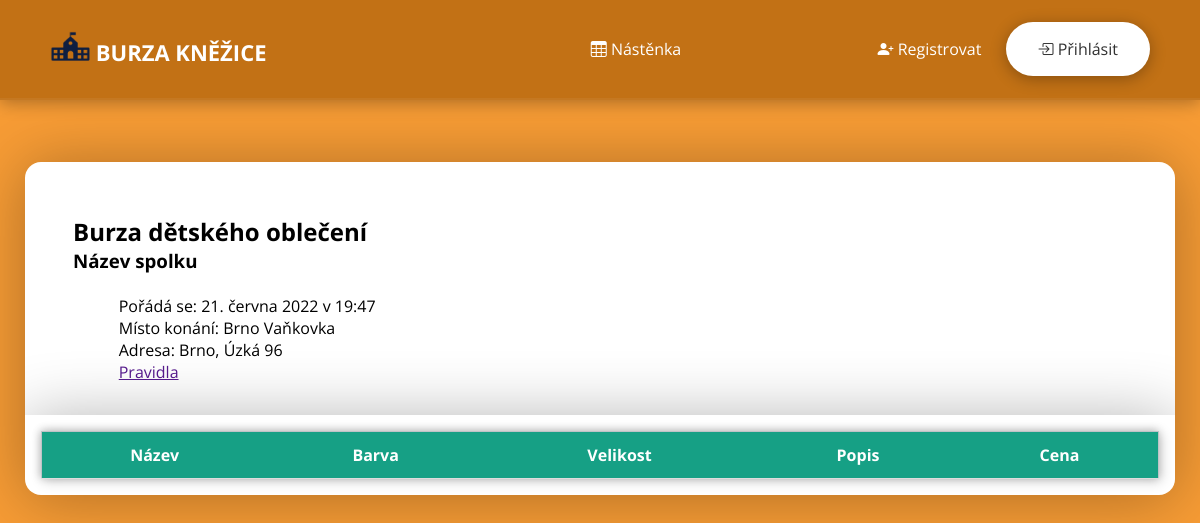
Before: / with the older database file.
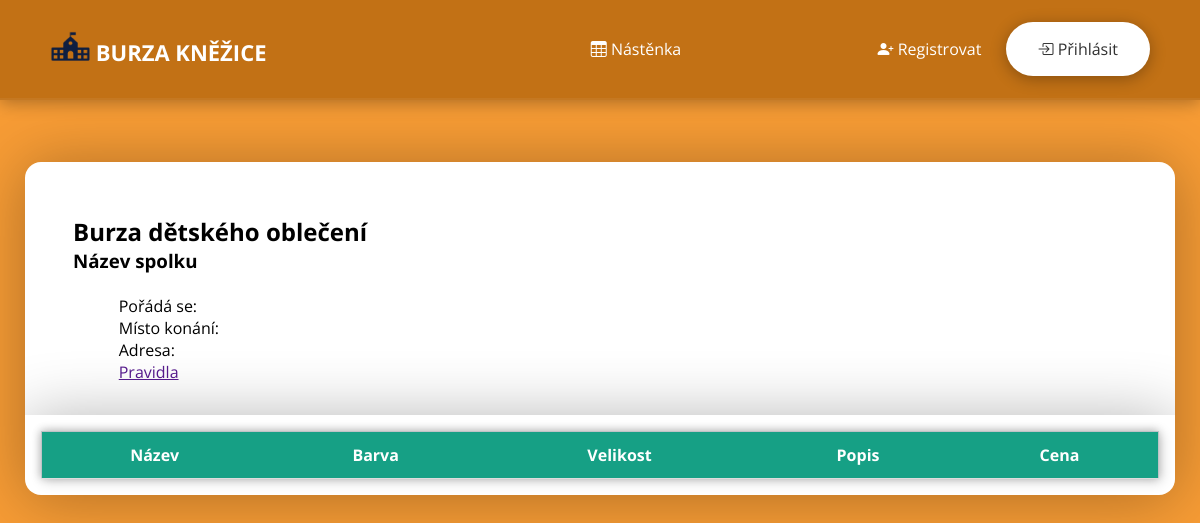
After: the same page with the newer database file.
### web/models.py (models this page shows)
class Burza(db.Model):
    id = db.Column(db.Integer, primary_key=True)
    date = db.Column(db.String(150))
    place = db.Column(db.String(150))
    adress = db.Column(db.String(150))
    xLoc = db.Column(db.String(30))
    yLoc = db.Column(db.String(30))
    numItem = db.Column(db.Integer)
    numSeller = db.Column(db.Integer)
    numSellItem = db.Column(db.Integer)
    TotalProfit = db.Column(db.Integer)

### web/views.py (the view)
@views.route("/")
def home():
    info = Burza.query.all()
    best = 0
    for i in info:
        if best < i.id:
            best = i.id
    info = Burza.query.filter_by(id = best).first()
    posts = Post.query.all()
    posts.reverse()
    for i in posts:
        if i.status:
            posts.remove(i)
    posts = posts[:15]
    return render_template("main_page.html", user=current_user, posts=posts, info = info)

### web/flash_toastr/__init__.py (called while the page is built)
    @staticmethod
    def include_toastr_js(version=None, js_filename=None):
        if version is None:
            version = current_app.config.get('TOASTR_VERSION')
        if js_filename is None:
            js_filename = current_app.config.get('TOASTR_JS_FILENAME')
        js = '<script src="//cdnjs.cloudflare.com/ajax/libs/' \
             'toastr.js/{0}/{1}"></script>\n'.format(version, js_filename)
        return Markup(js)

    @staticmethod
    def include_toastr_css(version=None, css_filename=None):
        if version is None:
            version = current_app.config.get('TOASTR_VERSION')
        if css_filename is None:
            css_filename = current_app.config.get('TOASTR_CSS_FILENAME')
        css = '<link href="//cdnjs.cloudflare.com/ajax/libs/' \
              'toastr.js/{0}/{1}" rel="stylesheet" />\n'.format(
                version,
                css_filename
                )
        if current_app.config.get('TOASTR_OPACITY'):
            return Markup(css)
        else:
            return Markup('''
<style type = text/css>
  #toast-container>div {
    opacity: 1 !important;
  }
</style> {0}'''.format(css))

    @staticmethod
    def include_jquery(version=None):
        if version is None:
            version = current_app.config.get('TOASTR_JQUERY_VERSION')
        js = ('<script src="//code.jquery.com/' +
              'jquery-{0}.min.js"></script>'.format(version))
        return Markup(js)

    @staticmethod
    def context_processor():
        return {'toastr': current_app.extensions['toastr']}

### web/templates/main_page.html (shortened to what this page needs)
{% extends "base.html" %}
{% block content %}
<div id = "container-info">
    <div class = "inline">
        <div id = "text_block">
            <h2>Burza dětského oblečení</h2>
            <h3>Název spolku</h3><br>
            <p class = "tabulator">Pořádá se: {{info.date}}<br>
            Místo konání: {{info.place}}<br>
            Adresa: {{info.adress}}<br>
            <a href = "">Pravidla</a>
            </p>
        </div>
    </div>
    <div class = "inline">
        <div id = "googleMap"></div>
    </div>
</div>
<div class="container-table">
    <table id='table'>
        <tr id="head">
            <th>Název</th>
            <th>Barva</th>
            <th>Velikost</th>
            <th>Popis</th>
            <th>Cena</th>
        </tr>
    </table>
</div>
{% endblock %}

### web/templates/base.html (shortened to what this page needs)
<!doctype html>
<html lang="cz">
    <link rel="stylesheet"
      href="https://cdn.jsdelivr.net/npm/bootstrap-icons@1.5.0/font/bootstrap-icons.css">
    <link rel = "stylesheet"
      href = "{{ url_for('static', filename='CSS/style.css') }}">
    <link rel="stylesheet"
      href="https://cdnjs.cloudflare.com/ajax/libs/font-awesome/4.7.0/css/font-awesome.min.css">
    {{ toastr.include_toastr_css() }}
  </head>
  <body>
    <header>
      <div class="container_navbar">
        <nav class="nav">
          <a href="{{ url_for('views.home') }}" class="logo">
            <img src="{{ url_for('static', filename='source/logo2.png') }}"
              alt=""
              width="40"
              height="30"
              class="d-inline-block align-text-middle">
              BURZA KNĚŽICE
          </a>
          <ul class="nav-list">
            <li>
              <a href="{{ url_for('views.home') }}" class="nav-link">
                <i class="bi bi-table"></i> Nástěnka
              </a>
            </li>
          </ul>
          <ul class="log-list">
            {% if user.is_authenticated %}
              <li>
                <a href="{{ url_for('views.profile', username=user.username) }}" class="nav-link">
                  <i class="bi bi-person-fill"></i> {{user.username}}
                </a>
              </li>
              <li>
                <a href="{{ url_for('auth.logout') }}" id="nav-cta">
                  <i class="bi bi-power"></i> Odhlásit
                </a>
              </li>
            {% else %}
              <li>
                <a href="{{ url_for('auth.signUp') }}" class="nav-link">
                  <i class="bi bi-person-plus-fill"></i> Registrovat
                </a>
              </li>
              <li>
                <a href="{{ url_for('auth.login') }}" id="nav-cta">
                  <i class="bi bi-box-arrow-in-right"></i> Přihlásit
                </a>
              </li>
            {% endif %}
          </ul>
        </nav>
      </div>
    </header>
    <div class="container-content">
      <div id = "left_block">
      </div>
      <div id = "middle_block">
        {% block content %}{% endblock %}
      </div>
    </div>
  </body>
</html>

### web/static/CSS/style.css (style rules this page uses)
* { box-sizing: border-box; }
body { background-color: #F79C35; font-family: 'Open Sans', sans-serif; display: flex; overflow-x: hidden; justify-content: center; min-height: 100vh; margin: 0; }
.container-content { margin-top: 100px; align-items: top; padding: 25px; }
*, *::before, *::after { margin: 0; padding: 0; box-sizing: border-box; }
header { width: 100%; position: fixed; top: 0; left: 0; transition: background-color .5s ease; z-index: 1000; }
.container_navbar { width: 100%; }
.nav { width: 100%; height: 100px; padding-left: 50px; padding-right: 50px; display: flex; align-items: center; justify-content: space-between; background-color: #c27115; box-shadow: 0 3px 1rem rgba(0,0,0,.3); border-bottom: 2px solid rgba(255,255,255,.05); transition: height .5s ease; }
.nav a { text-decoration: none; color: #fff; font-size: 16px; vertical-align: center; }
.nav .logo { font-size: 22px; font-weight: bold; vertical-align: center; transform: translateX(-100rem); animation: slideIn .5s forwards; }
.nav-list { list-style: none; display: flex; align-items: center; vertical-align: center; transform: translateX(100rem); animation: slideIn .5s forwards; }
.log-list { list-style: none; display: flex; align-items: right; vertical-align: center; transform: translateX(100rem); animation: slideIn .5s forwards; }
.log-list .nav-link { position: absolute; margin-top: 16px; margin-inline-start: -8rem; }
.nav-link { margin: 0 2rem; position: relative; }
.nav-link::after { content: ''; width: 100%; height: 2px; background-color: #fff; box-shadow: 0 3px 1rem rgba(0,0,0,.5); position: absolute; left: 0; bottom: -3px; transform: scaleX(0); transform-origin: left; transition: transform .5s ease; }
#nav-cta { display: inline-block; background-color: #fff; color: #313131; padding: 1rem 2rem; border-radius: 2rem; box-shadow: 0 3px 1rem rgba(0,0,0,.3); transition: background-color .5s ease; }
table { position: relative; border-collapse: collapse; width: 100%; border: 1px solid #bdc3c7; box-shadow: 2px 2px 12px rgba(0, 0, 0, 0.2), -1px -1px 8px rgba(0, 0, 0, 0.2); }
th, td { padding: 12px; text-align: center; border-bottom: 1px solid #ddd; }
#head { background-color: #16a085; color: #fff; }
#left_block { display: inline-block; padding-left: 2rem; padding-top: 2rem; }
#middle_block { background-color: #fff; display: inline-block; border-radius: 1rem; box-shadow: 0 3px 4rem rgba(0, 0, 0, 0.3); overflow: hidden; width: 1150px; max-width: 100%; }
#container-info { padding-left: 3rem; padding-top: 1rem; margin-bottom: 2rem; }
.container-table { padding: 1rem; box-shadow: 0 3px 4rem rgba(0, 0, 0, 0.3); max-width: 100%; }
.inline { display: inline-block; width: 45%; }
.tabulator { margin-left: 5ch; }
#googleMap { margin-left: 5ch; width: 100%; height: 200px; }

Changed rows visible on the page:
removed Burza: date "21. června 2022 v 19:47", place "Brno Vaňkovka", adress "Brno, Úzká 96"
